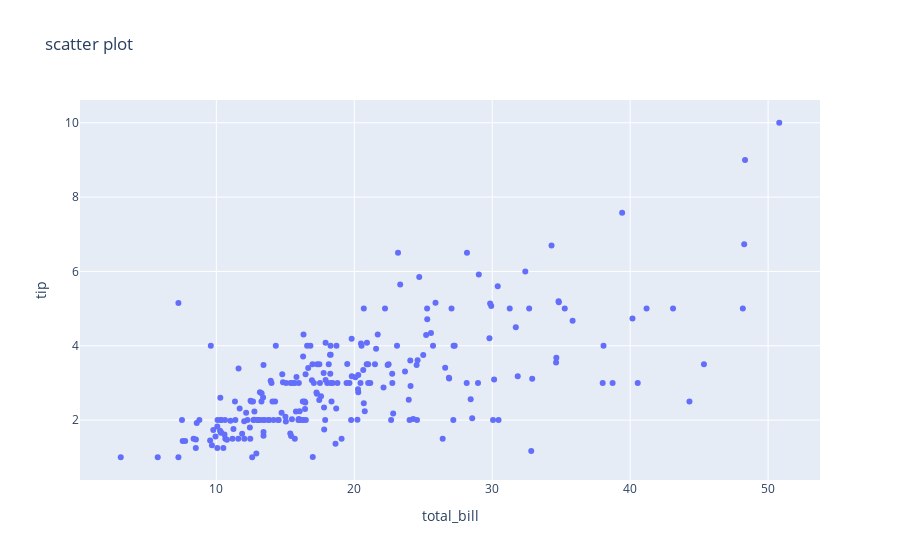

The notebook cell this image was saved under:
### Code cell
# scatter plot

fig = px.scatter(df, x = 'total_bill', y = 'tip', title = 'scatter plot') #축이름 설정  x = 'total_bill', y = 'tip'
fig.show()

#산점도
# 가로축 : 값정보(수치)
# 세로축 : 값정보(수치)
# 가로축과 세로축간에 어떤 관계 , 경향을 보이는지 체크가능

### Figure 1 — Plotly figure (JSON) as saved in the notebook; plotly's stock layout.template omitted (floating-point values rounded to 4 significant figures; data arrays with more than 128 entries replaced by an {"elided": "..."} marker saying what was removed)
{"data": [{"hovertemplate": "total_bill=%{x}<br>tip=%{y}<extra></extra>", "legendgroup": "", "marker": {"color": "#636efa", "symbol": "circle"}, "mode": "markers", "name": "", "orientation": "v", "showlegend": false, "type": "scatter", "x": {"elided": "244 float values"}, "xaxis": "x", "y": {"elided": "244 float values"}, "yaxis": "y"}], "layout": {"legend": {"tracegroupgap": 0}, "title": {"text": "scatter plot"}, "xaxis": {"anchor": "y", "domain": [0, 1], "title": {"text": "total_bill"}}, "yaxis": {"anchor": "x", "domain": [0, 1], "title": {"text": "tip"}}}}
